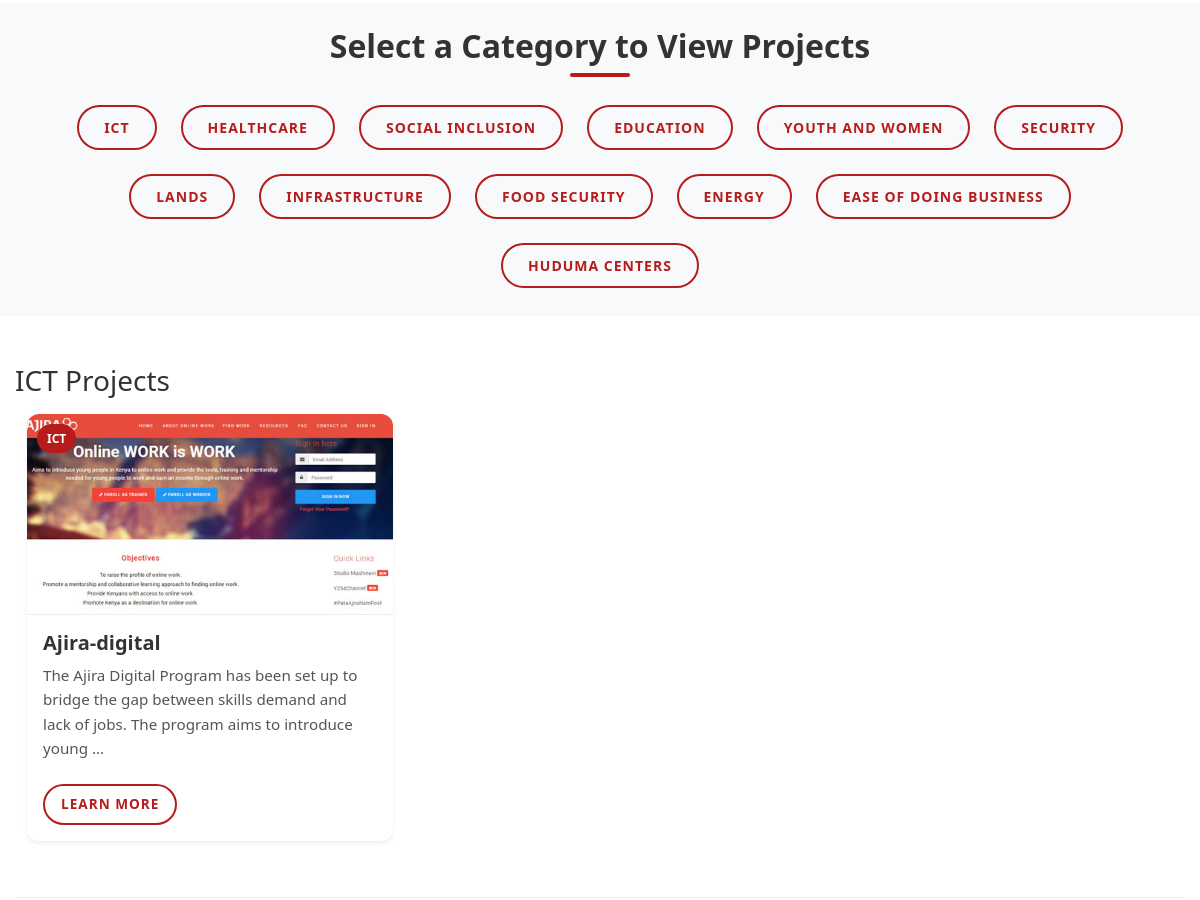
Page /achievements/ (middle part) on the earlier database version.
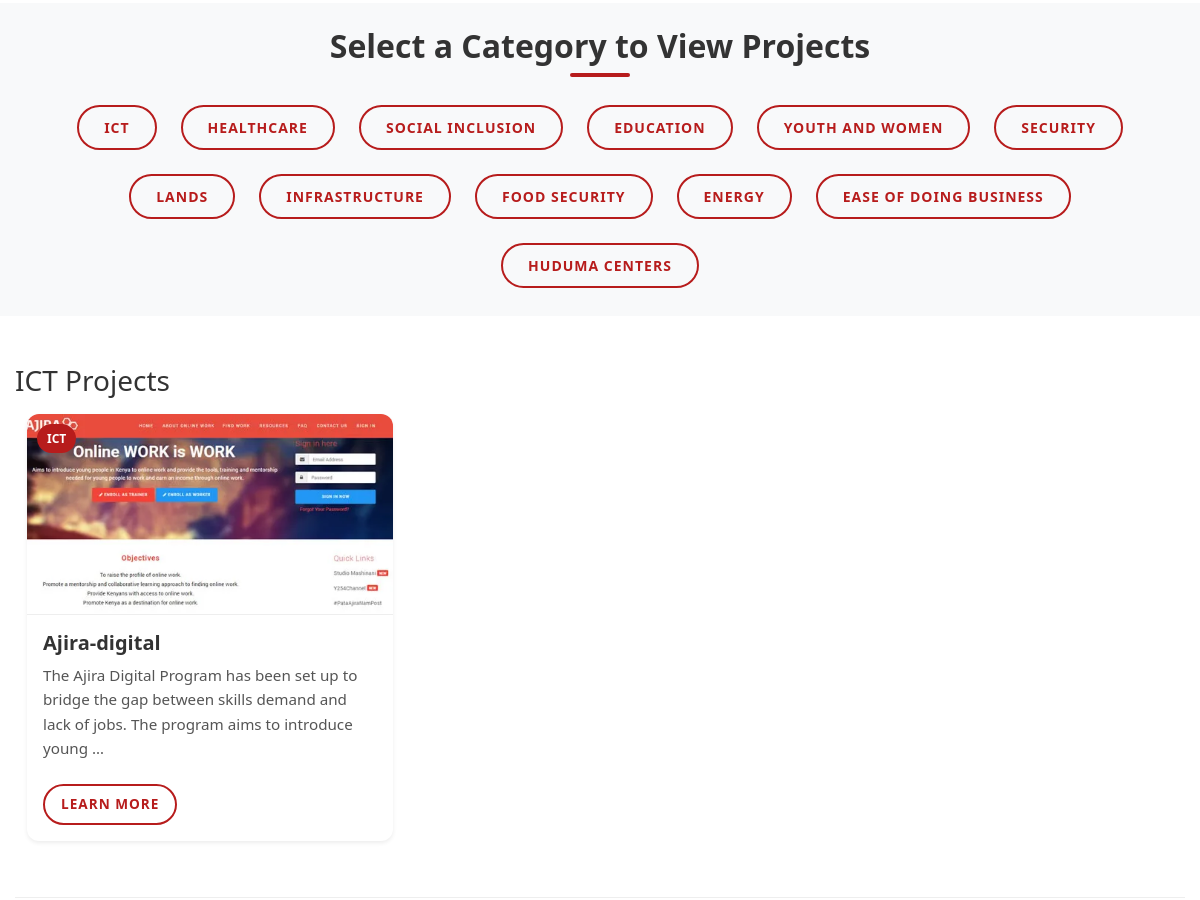
Same page on the later database version.
### jpwebsiteapp/models.py (models this page shows, shortened)
class Project(models.Model):
    CATEGORY_CHOICES = [
        ('ict', 'ICT'),
        ('healthcare', 'Healthcare'),
        ('social_inclusion', 'Social Inclusion'),
        ('education', 'Education'),
        ('youth_women', 'Youth and Women'),
        ('security', 'Security'),
        ('lands', 'Lands'),
        ('infrastructure', 'Infrastructure'),
        ('food_security', 'Food Security'),
        ('energy', 'Energy'),
        ('ease_business', 'Ease of Doing Business'),
        ('huduma_centers', 'Huduma Centers'),
    ]
    title = models.CharField(max_length=200)
    slug = models.SlugField(unique=True)
    category = models.CharField(max_length=50, choices=CATEGORY_CHOICES)
    description = models.TextField()
    image = models.ImageField(upload_to='project_images/')
    created_at = models.DateTimeField(auto_now_add=True)
    is_featured = models.BooleanField(default=False)  # ✅ NEW FIELD
    def get_category_display(self):
        return dict(self.CATEGORY_CHOICES).get(self.category, 'Other')

### jpwebsiteapp/views.py (the view)
# urls.py: path('achievements/', views.achievements, name='achievements'),
def achievements(request):
    categories = Project.CATEGORY_CHOICES
    projects = Project.objects.all()  # Get all projects
    featured_projects = Project.objects.filter(is_featured=True)[:3]
    return render(request, 'achievements.html', {
        'categories': categories,
        'projects': projects,
        'featured_projects': featured_projects,
    })

### jpwebsiteapp/templates/achievements.html (shortened to what this page needs)
{% extends "base.html" %}
{% load static %}
{% block extra_css %}
<link rel="stylesheet" href="{% static 'css/achievements.css' %}" />
{% endblock %}
{% block content %}
<section id="category-navigation" class="py-4 bg-light">
  <div class="container text-center">
    <h2 class="section-title mb-4">Select a Category to View Projects</h2>
    <div class="d-flex justify-content-center flex-wrap gap-3">
      {% for code, name in categories %}
        <a href="#category-{{ code }}" class="btn btn-outline-primary">{{ name }}</a>
      {% endfor %}
    </div>
  </div>
</section>
<section id="achievements-projects" class="py-5">
  <div class="container">
    {% for code, name in categories %}
      <div id="category-{{ code }}" class="category-section mb-5">
        <h3 class="category-title mb-3">{{ name }} Projects</h3>
        <div class="row">
          {% for project in projects %}
            {% if project.category == code %}
              <div class="col-md-4 mb-4">
                <div class="achievement-card h-100 shadow-sm">
                  <div class="achievement-img position-relative">
                    <img src="{{ project.image.url }}" alt="{{ project.title }}" class="img-fluid" />
                    <span class="achievement-badge position-absolute">{{ project.get_category_display }}</span>
                  </div>
                  <div class="achievement-body p-3">
                    <h4>{{ project.title }}</h4>
                    <p>{{ project.description|truncatewords:25 }}</p>
                    <a href="{% url 'project_detail' project.slug %}" class="btn btn-outline-primary btn-sm">Learn More</a>
                  </div>
                </div>
              </div>
            {% endif %}
          {% empty %}
            <p class="text-muted">No projects in this category yet.</p>
          {% endfor %}
        </div>
      </div>
    {% endfor %}
  </div>
</section>
{% endblock %}

### jpwebsiteapp/templates/base.html (shortened to what this page needs)
{% load static %}
<!DOCTYPE html>
<html lang="en">
  <head>
    <link rel="stylesheet" href="{% static 'css/bootstrap.min.css' %}" />
    <link rel="stylesheet"
          href="https://cdnjs.cloudflare.com/ajax/libs/font-awesome/6.4.0/css/all.min.css" />
    <link rel="stylesheet"
          href="https://cdnjs.cloudflare.com/ajax/libs/animate.css/4.1.1/animate.min.css" />
    <link rel="stylesheet" href="https://cdnjs.cloudflare.com/ajax/libs/animate.css/3.7.2/animate.min.css">
    <link href="https://cdn.jsdelivr.net/npm/aos@2.3.4/dist/aos.css"
          rel="stylesheet" />
    <link rel="stylesheet" href="{% static 'css/party-styles.css' %}" />
    {% block extra_css %}{% endblock %}
  </head>
  <body>
    <main class="w-100">
      {% block content %}{% endblock %}
    </main>
  </body>
</html>

### jpwebsiteapp/static/css/party-styles.css (style rules this page uses)
:root { --primary-color: #e11b22; --secondary-color: #0a2240; --accent-color: #f8b739; --light-color: #f8f9fa; --dark-color: #212529; --text-color: #333; --text-light: #6c757d; --white: #fff; --black: #000; --transition: all 0.3s ease; --jubilee-red: #e30613; --jubilee-dark: #1a1a1a; --jubilee-light: #f8f9fa; --jubilee-white: #ffffff; --jubilee-black: #000000; }
.btn { transition: all 0.4s cubic-bezier(0.25, 0.8, 0.25, 1); }
body { opacity: 1 !important; }
html, body { max-width: 100%; overflow-x: hidden; padding-top: 0; }
html { scroll-behavior: smooth; }
.container { width: 100%; max-width: 100%; padding-left: 15px; padding-right: 15px; box-sizing: border-box; }
.row { margin-left: 0; margin-right: 0; }
img { max-width: 100%; height: auto; display: block; }
.btn { padding: 10px 25px; border-radius: 50px; font-weight: 600; transition: var(--transition); text-transform: uppercase; letter-spacing: 1px; font-size: 14px; }

### jpwebsiteapp/static/css/achievements.css (style rules this page uses)
body { font-family: 'Segoe UI', Tahoma, Geneva, Verdana, sans-serif; line-height: 1.6; color: #333; }
.section-title { font-size: 2rem; font-weight: 700; margin-bottom: 1rem; position: relative; }
.section-title::after { content: ''; display: block; width: 60px; height: 4px; background-color: #b71c1c; margin: 0.5rem auto 0 auto; border-radius: 2px; }
.btn { font-weight: 600; border-radius: 50px; transition: all 0.3s ease; border: 2px solid #b71c1c; color: #b71c1c; background-color: transparent; }
.achievement-body .btn { font-size: 0.85rem; padding: 0.5rem 1rem; border: 2px solid #b71c1c; color: #b71c1c; background-color: transparent; }
#category-navigation .btn { margin: 0.25rem; border-radius: 50px; border: 2px solid #b71c1c; color: #b71c1c; background-color: transparent; }
#category-navigation .btn { margin: 0.25rem; border-radius: 50px; border: 2px solid #b71c1c; color: #b71c1c; background-color: transparent; transition: all 0.3s ease; }
.achievement-card { background-color: #fff; border-radius: 12px; overflow: hidden; display: flex; flex-direction: column; transition: transform 0.3s ease, box-shadow 0.3s ease; }
.achievement-img { position: relative; overflow: hidden; border-bottom: 1px solid #eee; }
.achievement-img img { width: 100%; height: 200px; object-fit: cover; transition: transform 0.3s ease; }
.achievement-badge { position: absolute; top: 10px; left: 10px; background-color: #b71c1c; color: #fff; padding: 5px 10px; border-radius: 50px; font-size: 0.75rem; font-weight: 600; }
.achievement-body h4 { font-size: 1.25rem; font-weight: 600; margin-bottom: 0.5rem; }
.achievement-body p { font-size: 0.95rem; color: #555; }
.achievement-body .btn { margin-top: 0.5rem; font-size: 0.85rem; border-radius: 50px; }
.category-section { padding-bottom: 2rem; border-bottom: 1px solid #eee; }

Differences in the rows shown:
changed Project "Ajira-digital": image: a different picture
